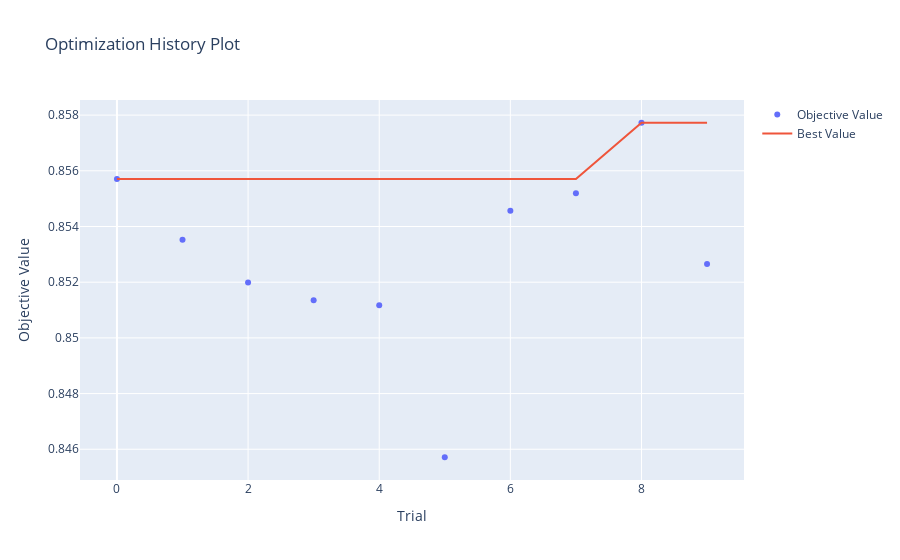

The cell this chart's notebook holds for it:
### Code cell
plot_optimization_history(study).show()

### Figure 1 — Plotly figure (JSON) as saved in the notebook; plotly's stock layout.template omitted (floating-point values rounded to 4 significant figures)
{"data": [{"mode": "markers", "name": "Objective Value", "type": "scatter", "x": [0, 1, 2, 3, 4, 5, 6, 7, 8, 9], "y": [0.8557, 0.8535, 0.852, 0.8514, 0.8512, 0.8457, 0.8546, 0.8552, 0.8577, 0.8527]}, {"mode": "lines", "name": "Best Value", "type": "scatter", "x": [0, 1, 2, 3, 4, 5, 6, 7, 8, 9], "y": [0.8557, 0.8557, 0.8557, 0.8557, 0.8557, 0.8557, 0.8557, 0.8557, 0.8577, 0.8577]}, {"marker": {"color": "#cccccc"}, "mode": "markers", "name": "Infeasible Trial", "showlegend": false, "type": "scatter", "x": [], "y": []}], "layout": {"title": {"text": "Optimization History Plot"}, "xaxis": {"title": {"text": "Trial"}}, "yaxis": {"title": {"text": "Objective Value"}}}}
